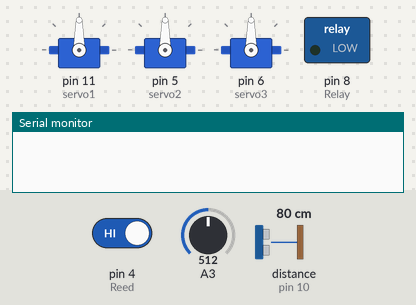
The sketch below on a simulated Arduino Uno, built with avr-gcc and run on an emulated ATmega328P. Shown: 3 × servo, switched loads named in the sketch (green lamp = pin HIGH), the last lines printed to the serial monitor. Wiring (inferred from the names in the program): ultrasonic range finder: trigger pin 9; echo pin 10. Inputs (shaded band) come from the test bench; at power-on: distance to the obstacle (sensor on pin 10) 80 cm, A3 = 512, pin 4 (Reed) HIGH. The echo pulse lasts 58.3 µs per cm; pins used as bus, display or sensor lines are not drawn.

Above: at 1.2 s.
1.3 s: distance to the obstacle (sensor on pin 10) set to 37 cm
2.8 s: distance to the obstacle (sensor on pin 10) set to 32 cm
At 3.3 s:
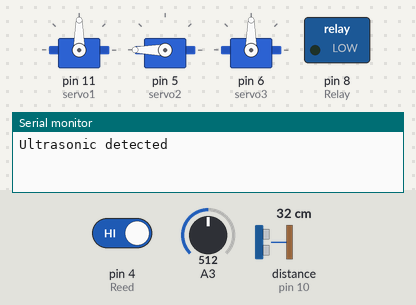
5.8 s: A3 set to 488
At 6.8 s:
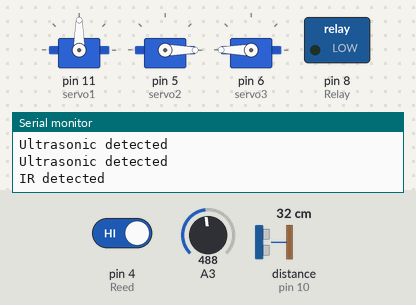
8.8 s: pin 4 (Reed) driven LOW
At 9.7 s:
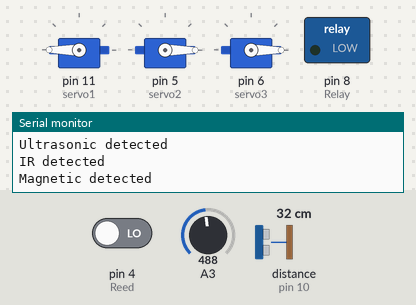
11.8 s: pin 4 (Reed) driven HIGH
At 13.1 s:
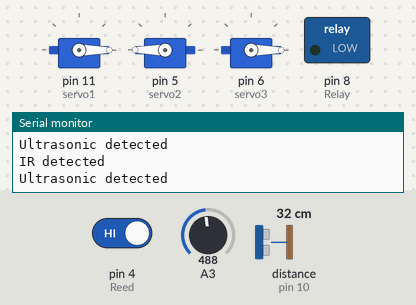
13.7 s: distance to the obstacle (sensor on pin 10) set to 35 cm
At 15.1 s:
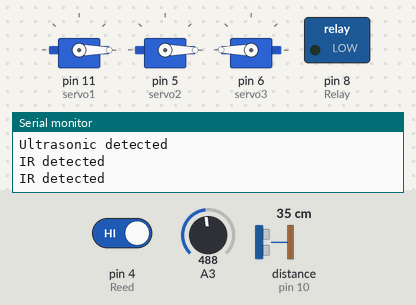
Timing chart, 0 to 17.7 s (numbered marks = the images above; inputs shaded):
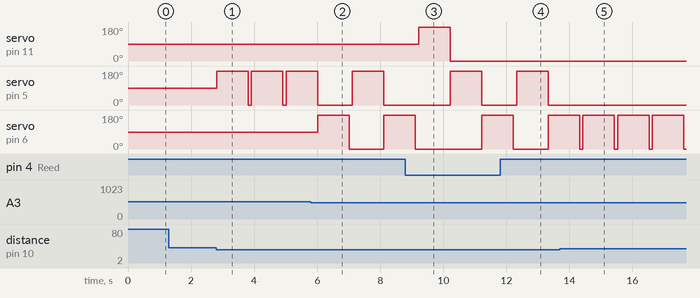

Measured:
- the behaviour switches between 35 and 34 cm on distance to the obstacle (sensor on pin 10) (found by bisection; images 0 and 1)
- the behaviour switches between 500 and 499 on A3 (found by bisection; images 1 and 2)
- after the input at 1.3 s, every drawn part: stays the same
- after the input at 2.8 s, servo on pin 5 (servo2): alternates 180° for 1.0 s and 0° for 0.10 s, starting at once
- after the input at 5.8 s, servo on pin 6 (servo3): 90° → 180° after 0.22 s, → 0° 1.0 s later, → 180° 1.1 s later
- after the input at 8.8 s, servo on pin 11 (servo1): 90° → 180° after 0.42 s, → 0° 1.0 s later
- after the input at 11.8 s, servo on pin 11 (servo1): stays 0° (without the input it goes to 180° after 0.52 s); servo on pin 5 (servo2): 0° → 180° after 0.52 s instead of 1.5 s
- after the input at 13.7 s, servo on pin 5 (servo2): stops changing and stays 0°; servo on pin 6 (servo3): alternates 180° for 1.0 s and 0° for 0.10 s, starting after 0.73 s

The sketch:

waste_sorting_and_management_code.ino
```cpp
#include <Servo.h>

Servo servo1, servo2, servo3;

void setup() {
  servo1.attach(11);
  servo2.attach(5);
  servo3.attach(6);
  pinMode(9, OUTPUT);  // TRIG
  pinMode(10, INPUT);  // ECHO
  pinMode(4, INPUT_PULLUP); // Reed
  pinMode(3, INPUT);  // IR
  pinMode(8, OUTPUT); // Relay
  Serial.begin(9600);
}

void loop() {
  // Simplified simulation logic
  if (digitalRead(4) == LOW) {
    Serial.println("Magnetic detected");
    servo1.write(180);
    delay(1000);
    servo1.write(0);
  }

  // Ultrasonic simulation
  digitalWrite(9, HIGH);
  delayMicroseconds(10);
  digitalWrite(9, LOW);
  long dur = pulseIn(10, HIGH);
  if (dur > 0 && dur < 2000) {  // Adjusted for simulation
    Serial.println("Ultrasonic detected");
    servo2.write(180);
    delay(1000);
    servo2.write(0);
  }

  // IR simulation
  if (analogRead(3) < 500) {
    Serial.println("IR detected");
    servo3.write(180);
    delay(1000);
    servo3.write(0);
  }

  delay(100);
}
```
